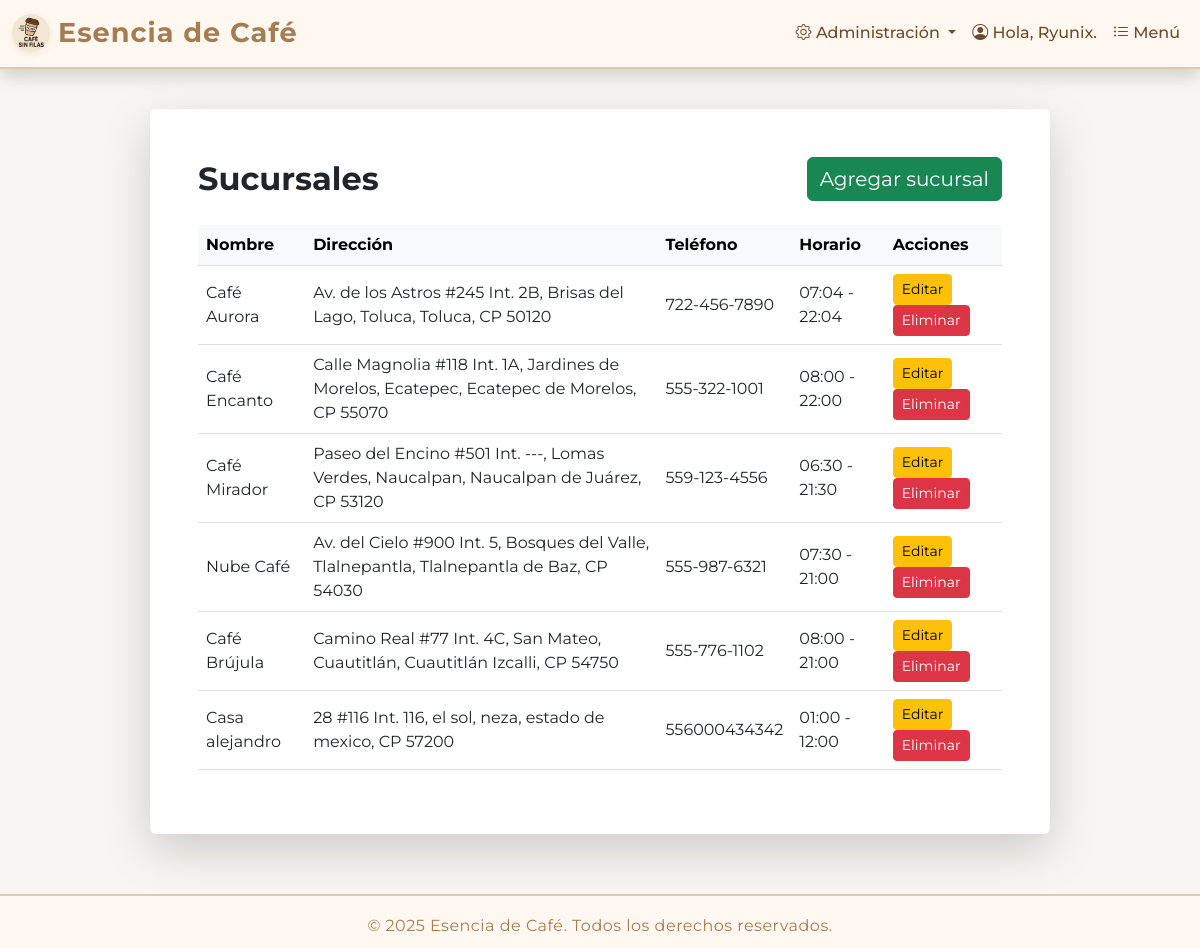
Page /sucursales/ (signed in) on the committed database.
### pedido/models.py (models this page shows, shortened)
class Sucursal(models.Model):
    nombre_sucursal = models.CharField(max_length=100)
    calle = models.CharField(max_length=100)
    numero_exterior = models.CharField(max_length=10)
    numero_interior = models.CharField(max_length=10, blank=True, null=True)
    colonia = models.CharField(max_length=100)
    ciudad = models.CharField(max_length=100)
    municipio = models.CharField(max_length=100)
    codigo_postal = models.CharField(max_length=10)
    telefono = models.CharField(max_length=20)
    hora_apertura = models.TimeField()
    hora_cierre = models.TimeField()

### gestion/views.py (the view)
# urls.py: path('sucursales/', views.lista_sucursales, name='lista_sucursales'),
@user_passes_test(es_gerente)
def lista_sucursales(request):
    sucursales = Sucursal.objects.all()
    return render(request, 'gestion/lista_sucursales.html', {'sucursales': sucursales})

### SisWebCafe/context_processors.py (called while the page is built)
def es_gerente(request):
    if request.user.is_authenticated:
        return {'es_gerente': request.user.groups.filter(name='Gerente').exists()}
    return {'es_gerente': False}

### gestion/views.py (called while the page is built)
def es_gerente(user):
    return user.is_authenticated and user.groups.filter(name='Gerente').exists()

### templates/gestion/lista_sucursales.html
{% extends "Principal/base.html" %} {% block content %}
<div
  class="bg-white p-5 rounded shadow-lg"
  style="max-width: 900px; margin: 40px auto"
>
  <div class="d-flex justify-content-between align-items-center mb-4">
    <h2 class="fw-bold text-dark mb-0">Sucursales</h2>
    <a href="{% url 'agregar_sucursal' %}" class="btn btn-success fs-5"
      >Agregar sucursal</a
    >
  </div>
  <table class="table table-hover align-middle">
    <thead class="table-light">
      <tr>
        <th>Nombre</th>
        <th>Dirección</th>
        <th>Teléfono</th>
        <th>Horario</th>
        <th>Acciones</th>
      </tr>
    </thead>
    <tbody>
      {% for sucursal in sucursales %}
      <tr>
        <td>{{ sucursal.nombre_sucursal }}</td>
        <td>
          {{ sucursal.calle }} #{{ sucursal.numero_exterior }} {% if sucursal.numero_interior %} Int. {{ sucursal.numero_interior }}{%endif %}, {{ sucursal.colonia }}, {{ sucursal.ciudad }}, {{sucursal.municipio }}, CP {{ sucursal.codigo_postal }}
        </td>
        <td>{{ sucursal.telefono }}</td>
        <td>{{ sucursal.hora_apertura }} - {{ sucursal.hora_cierre }}</td>
        <td>
          <a
            href="{% url 'editar_sucursal' sucursal.id %}"
            class="btn btn-warning btn-sm"
            >Editar</a
          >
          <a
            href="{% url 'eliminar_sucursal' sucursal.id %}"
            class="btn btn-danger btn-sm"
            >Eliminar</a
          >
        </td>
      </tr>
      {% empty %}
      <tr>
        <td colspan="5" class="text-center text-muted">
          No hay sucursales registradas.
        </td>
      </tr>
      {% endfor %}
    </tbody>
  </table>
</div>
{% endblock %}

### templates/Principal/base.html (shortened to what this page needs)
{% load static %}
<!DOCTYPE html>
<html lang="es">
  <head>
    <link
      href="https://cdn.jsdelivr.net/npm/bootstrap@5.3.0/dist/css/bootstrap.min.css"
      rel="stylesheet"
    />
    <link href="https://cdn.jsdelivr.net/npm/bootstrap-icons@1.11.3/font/bootstrap-icons.min.css" rel="stylesheet">
  </head>
  <body>
    {% if user.is_authenticated and user.is_staff %}
      <nav class="navbar navbar-light shadow sticky-top">
        <div class="container-fluid">
          <span class="navbar-brand mb-0 h1"><i class="bi bi-cash-register"></i> Panel de Caja</span>
          <a class="btn btn-outline-danger" href="{% url 'logout' %}"><i class="bi bi-box-arrow-right"></i> Cerrar sesión</a>
        </div>
      </nav>
    {% else %}
      <nav class="navbar navbar-expand-lg shadow sticky-top">
        <div class="container-fluid">
          <a class="navbar-brand d-flex align-items-center" href="/">
            <img src="{% static 'img/logo.jpg' %}" alt="Logo" width="38" class="me-2">
            Esencia de Café
          </a>
          <div class="collapse navbar-collapse" id="navbarNav">
            <ul class="navbar-nav ms-auto align-items-center">
              {% if es_gerente %}
              <li class="nav-item dropdown">
                <a
                  class="nav-link dropdown-toggle"
                  href="#"
                  id="adminDropdown"
                  role="button"
                  data-bs-toggle="dropdown"
                  aria-expanded="false"
                >
                  <i class="bi bi-gear"></i> Administración
                </a>
              </li>
              <li class="nav-item">
                <a class="nav-link" href="/perfil"><i class="bi bi-person-circle"></i> Hola, {{user.username}}.</a>
              </li>
              <li class="nav-item">
                <a class="nav-link" href="/productos"><i class="bi bi-list-ul"></i> Menú</a>
              </li>
              {% endif %}
            </ul>
          </div>
        </div>
      </nav>
    {% endif %}
    <div class="container mt-4">{% block content %} {% endblock %}</div>
    <footer>
      <div>
        <span>&copy; {{ now|default:2025 }} Esencia de Café. Todos los derechos reservados.</span>
      </div>
    </footer>
  </body>
</html>

### templates/Principal/base.html (style rules this page uses)
:root { --cafe-oscuro: #6d4c2b; --cafe-medio: #a67c52; --cafe-claro: #fff8f0; --cafe-dorado: #e0c9a6; --cafe-acento: #d2691e; --cafe-blanco: #f7f6f3; }
body { font-family: 'Montserrat', Arial, sans-serif; background: var(--cafe-blanco); }
.navbar { background: var(--cafe-claro) !important; border-bottom: 2px solid var(--cafe-dorado); box-shadow: 0 2px 8px rgba(166,124,82,0.07); }
.navbar-brand { font-weight: 700; color: var(--cafe-medio) !important; letter-spacing: 1px; font-size: 1.7rem; }
.nav-link { color: var(--cafe-oscuro) !important; font-weight: 500; transition: color 0.2s; }
footer { background: var(--cafe-claro); color: var(--cafe-medio); text-align: center; padding: 18px 0 10px 0; border-top: 2px solid var(--cafe-dorado); margin-top: 60px; font-size: 1rem; letter-spacing: 0.5px; }
.navbar-brand img { border-radius: 50%; box-shadow: 0 2px 6px rgba(166,124,82,0.13); }

### rows in the picture
Sucursal: nombre_sucursal "Café Aurora", calle "Av. de los Astros", numero_exterior "245", numero_interior "2B", colonia "Brisas del Lago", ciudad "Toluca", municipio "Toluca", codigo_postal "50120", telefono "722-456-7890", hora_apertura "07:04", hora_cierre "22:04"
Sucursal: nombre_sucursal "Café Encanto", calle "Calle Magnolia", numero_exterior "118", numero_interior "1A", colonia "Jardines de Morelos", ciudad "Ecatepec", municipio "Ecatepec de Morelos", codigo_postal "55070", telefono "555-322-1001", hora_apertura "08:00", hora_cierre "22:00"
Sucursal: nombre_sucursal "Café Mirador", calle "Paseo del Encino", numero_exterior "501", numero_interior "---", colonia "Lomas Verdes", ciudad "Naucalpan", municipio "Naucalpan de Juárez", codigo_postal "53120", telefono "559-123-4556", hora_apertura "06:30", hora_cierre "21:30"
Sucursal: nombre_sucursal "Nube Café", calle "Av. del Cielo", numero_exterior "900", numero_interior "5", colonia "Bosques del Valle", ciudad "Tlalnepantla", municipio "Tlalnepantla de Baz", codigo_postal "54030", telefono "555-987-6321", hora_apertura "07:30", hora_cierre "21:00"
Sucursal: nombre_sucursal "Café Brújula", calle "Camino Real", numero_exterior "77", numero_interior "4C", colonia "San Mateo", ciudad "Cuautitlán", municipio "Cuautitlán Izcalli", codigo_postal "54750", telefono "555-776-1102", hora_apertura "08:00", hora_cierre "21:00"
Sucursal: nombre_sucursal "Casa alejandro", calle "28", numero_exterior "116", numero_interior "116", colonia "el sol", ciudad "neza", municipio "estado de mexico", codigo_postal "57200", telefono "556000434342", hora_apertura "01:00", hora_cierre "12:00"

### other values in the picture
{{ user.username }} "Ryunix"
{{ now|default:2025 }} "2025"
